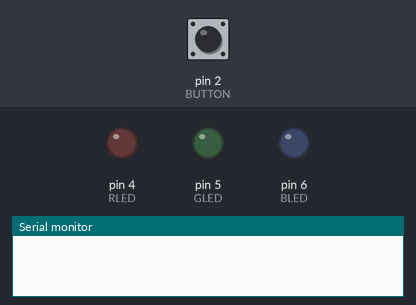
This sketch was run on a simulated Arduino Uno, built with avr-gcc and run on an emulated ATmega328P. Shown: output pins drawn as LEDs (lit = HIGH), the last lines printed to the serial monitor. The inputs (shaded band) are chosen by the test bench; at power-on: pin 2 (BUTTON) HIGH.

Above: at 1.2 s.
1.3 s: pin 2 (BUTTON) pulled LOW for 0.15 s
At 1.7 s:
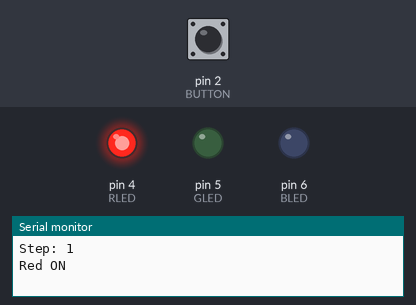
2.9 s: pin 2 (BUTTON) pulled LOW for 1 s
At 4.1 s:
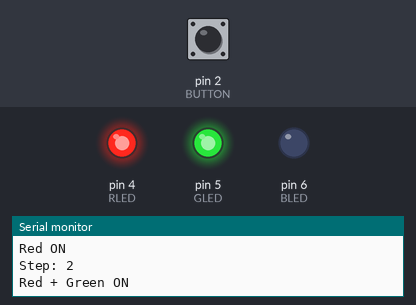
5.4 s: pin 2 (BUTTON) pulled LOW for 0.15 s
At 6.0 s:
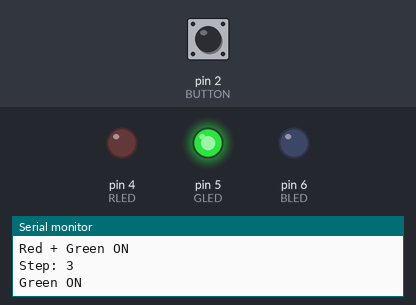
7.0 s: pin 2 (BUTTON) pulled LOW for 3.2 s
At 8.4 s:
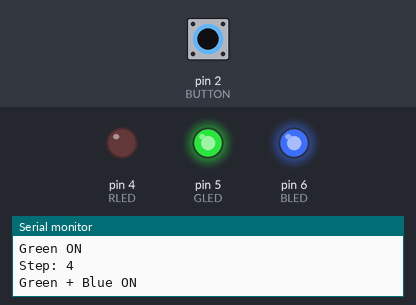
11.7 s: pin 2 (BUTTON) pulled LOW for 0.15 s
At 12.0 s:
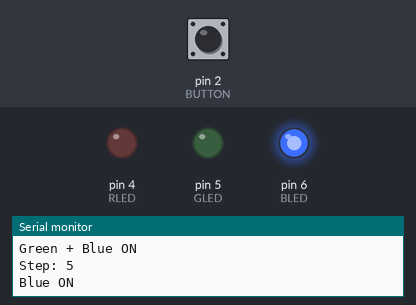
Timing chart, 0 to 14.3 s (numbered marks = the images above; inputs shaded):
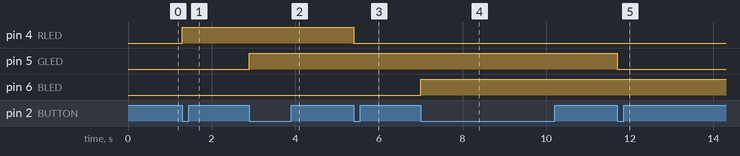

Measured:
- after the input at 1.3 s, pin 4 (RLED): LOW → HIGH at once
- after the input at 2.9 s, pin 5 (GLED): LOW → HIGH at once
- after the input at 5.4 s, pin 4 (RLED): HIGH → LOW at once
- after the input at 7.0 s, pin 6 (BLED): LOW → HIGH at once
- after the input at 11.7 s, pin 5 (GLED): HIGH → LOW at once

The sketch:

MC_LAB2_Part2.ino
```cpp
// ENCE 3210 – Microprocessors 1 Lab 2 Part 2
// Sebastian Posada
// 1/24/2025
// Repeat Problem 6 from Lab 1 using interrupts.


// Defining pins connected to LEDs and buttons
#define RLED 4
#define GLED 5
#define BLED 6
#define BUTTON 2

volatile int step = 0;               // Tracks the LED combination.
volatile bool buttonPressed = false; // Flag to track if the button was pressed

// Interrupt Service Routine for button press
void buttonISR() {
    if (!buttonPressed) { // Ensuring one press is counted at a time
        step++;
        if (step > 5) step = 1; // Reset to step 1 after step 5
        buttonPressed = true;
    }
}

void setup() {
  // Setup LED's as outputs
    pinMode(RLED, OUTPUT);
    pinMode(GLED, OUTPUT);
    pinMode(BLED, OUTPUT);
    // Setup
    pinMode(BUTTON, INPUT_PULLUP);

    Serial.begin(9600);  // Setting up serial monitor at 9600 baud

    // Attach interrupt to the button
    attachInterrupt(digitalPinToInterrupt(BUTTON), buttonISR, FALLING);
}

void loop() {
    if (buttonPressed) {
        // Reset all LEDs before applying the new step
        digitalWrite(RLED, LOW);
        digitalWrite(GLED, LOW);
        digitalWrite(BLED, LOW);

        Serial.print("Step: ");
        Serial.println(step);

        // Handling LED states based on step count
        switch (step) {
            case 1: Serial.println("Red ON"); digitalWrite(RLED, HIGH); break;
            case 2: Serial.println("Red + Green ON"); digitalWrite(RLED, HIGH); digitalWrite(GLED, HIGH); break;
            case 3: Serial.println("Green ON"); digitalWrite(GLED, HIGH); break;
            case 4: Serial.println("Green + Blue ON"); digitalWrite(GLED, HIGH); digitalWrite(BLED, HIGH); break;
            case 5: Serial.println("Blue ON"); digitalWrite(BLED, HIGH); break;
        }

        buttonPressed = false; // Reset flag to for next press
    }
}
```
